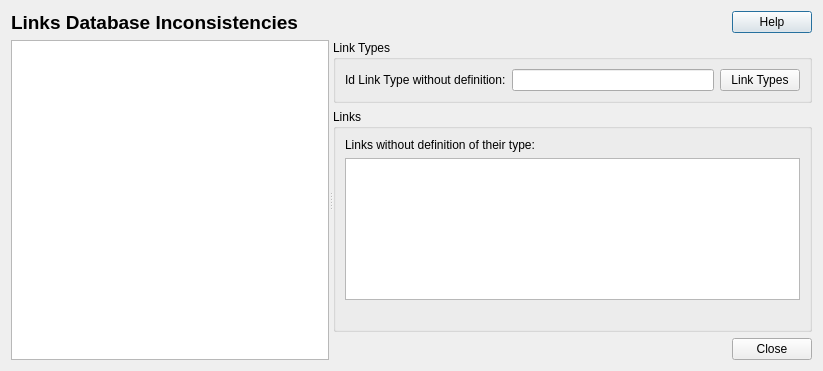
<?xml version="1.0" encoding="UTF-8"?>
<ui version="4.0">
 <class>Dialog</class>
 <widget class="QDialog" name="Dialog">
  <property name="geometry">
   <rect>
    <x>0</x>
    <y>0</y>
    <width>823</width>
    <height>371</height>
   </rect>
  </property>
  <property name="windowTitle">
   <string>Links Database Errors</string>
  </property>
  <layout class="QVBoxLayout" name="verticalLayout_7">
   <item>
    <layout class="QVBoxLayout" name="verticalLayout_3">
     <item>
      <layout class="QHBoxLayout" name="horizontalLayout">
       <item>
        <widget class="QLabel" name="label_title">
         <property name="text">
          <string>&lt;html&gt;&lt;head/&gt;&lt;body&gt;&lt;p&gt;&lt;span style=&quot; font-size:14pt; font-weight:600;&quot;&gt;Links Database Inconsistencies&lt;/span&gt;&lt;/p&gt;&lt;/body&gt;&lt;/html&gt;</string>
         </property>
        </widget>
       </item>
       <item>
        <spacer name="horizontalSpacer">
         <property name="orientation">
          <enum>Qt::Horizontal</enum>
         </property>
         <property name="sizeHint" stdset="0">
          <size>
           <width>40</width>
           <height>20</height>
          </size>
         </property>
        </spacer>
       </item>
       <item>
        <widget class="QPushButton" name="btn_help">
         <property name="text">
          <string notr="true">Help</string>
         </property>
        </widget>
       </item>
      </layout>
     </item>
    </layout>
   </item>
   <item>
    <layout class="QVBoxLayout" name="verticalLayout_5">
     <item>
      <widget class="QSplitter" name="splitter">
       <property name="orientation">
        <enum>Qt::Horizontal</enum>
       </property>
       <widget class="QTreeView" name="scenarios_tree"/>
       <widget class="QWidget" name="layoutWidget">
        <layout class="QVBoxLayout" name="verticalLayout_6">
         <item>
          <widget class="QGroupBox" name="groupBox">
           <property name="title">
            <string>Link Types</string>
           </property>
           <layout class="QVBoxLayout" name="verticalLayout">
            <item>
             <layout class="QHBoxLayout" name="horizontalLayout_2">
              <item>
               <widget class="QLabel" name="label">
                <property name="text">
                 <string>Id Link Type without definition:</string>
                </property>
               </widget>
              </item>
              <item>
               <widget class="QLineEdit" name="le_linktype"/>
              </item>
              <item>
               <widget class="QPushButton" name="btn_linktype">
                <property name="text">
                 <string>Link Types</string>
                </property>
               </widget>
              </item>
             </layout>
            </item>
           </layout>
          </widget>
         </item>
         <item>
          <widget class="QGroupBox" name="groupBox_2">
           <property name="title">
            <string>Links</string>
           </property>
           <layout class="QVBoxLayout" name="verticalLayout_4">
            <item>
             <layout class="QVBoxLayout" name="verticalLayout_2">
              <item>
               <widget class="QLabel" name="label_2">
                <property name="text">
                 <string>Links without definition of their type:</string>
                </property>
               </widget>
              </item>
              <item>
               <widget class="QTreeView" name="links_tree"/>
              </item>
              <item>
               <widget class="QLabel" name="lbl_total_items_links">
                <property name="text">
                 <string/>
                </property>
               </widget>
              </item>
             </layout>
            </item>
           </layout>
          </widget>
         </item>
         <item>
          <layout class="QHBoxLayout" name="horizontalLayout_6">
           <item>
            <widget class="QDialogButtonBox" name="buttonBox">
             <property name="standardButtons">
              <set>QDialogButtonBox::Close</set>
             </property>
            </widget>
           </item>
          </layout>
         </item>
        </layout>
       </widget>
      </widget>
     </item>
     <item>
      <layout class="QVBoxLayout" name="statusbar_container"/>
     </item>
    </layout>
   </item>
  </layout>
 </widget>
 <tabstops>
  <tabstop>btn_help</tabstop>
 </tabstops>
 <resources/>
 <connections/>
</ui>
